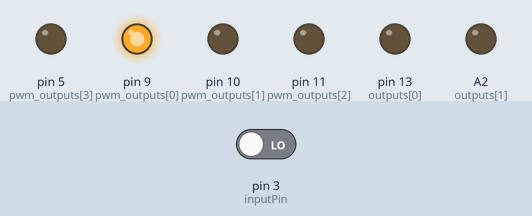
Bench run of a sketch on a simulated Arduino Uno, built with avr-gcc and run on an emulated ATmega328P. On the bench: output pins drawn as LEDs (lit = HIGH). The inputs (shaded band) are chosen by the test bench; at power-on: pin 3 (inputPin) LOW.

Above: at 0.1 s.
At 1.0 s:
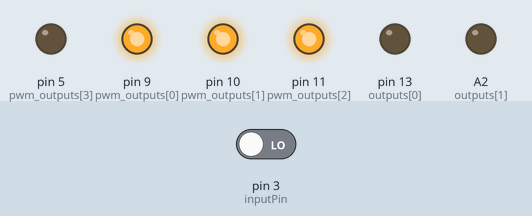
At 1.7 s:
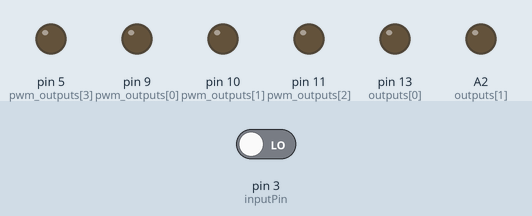
Timing chart, 0 to 3.2 s (numbered marks = the images above):
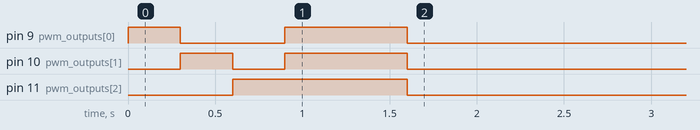

The sketch:

plane_nav_lights.ino
```cpp
short pwm_outputs[6] = {9, 10, 11, 5, 5, 5};
short inputPin = 3;
short switch_position = 1;
bool wingtips_state = true;

//Strobe lights
short outputs[2] = {13, A2};

int sequence[] = {800, 950, 1100, 1250};
int sequence_states[] = {true, false, true, false};
int sequence_len = 4;
int sequence_duration;

unsigned long sequence_start_time;
//--

int led_0 = 0;
int led_1 = 0;
int led_2 = 0;

void setup() {
  Serial.begin(9600);
  sequence_duration = sequence[sequence_len - 1];
  for (int i = 0; i < 6; i++) {
    pinMode(pwm_outputs[i], OUTPUT);
  }
  for (int i = 0; i < 2; i++) {
    pinMode(outputs[i], OUTPUT);
  }

  digitalWrite(pwm_outputs[0], HIGH);
  delay(300);
  digitalWrite(pwm_outputs[0], LOW);
  digitalWrite(pwm_outputs[1], HIGH);
  delay(300);
  digitalWrite(pwm_outputs[1], LOW);
  digitalWrite(pwm_outputs[2], HIGH);
  delay(300);
  digitalWrite(pwm_outputs[2], LOW);
  digitalWrite(pwm_outputs[0], HIGH);
  digitalWrite(pwm_outputs[1], HIGH);
  digitalWrite(pwm_outputs[2], HIGH);
  delay(700);
  digitalWrite(pwm_outputs[0], LOW);
  digitalWrite(pwm_outputs[1], LOW);
  digitalWrite(pwm_outputs[2], LOW);

  sequence_start_time = millis();
}

void loop() {
  int lecture = pulseIn(inputPin, HIGH);
  if (lecture < 1100){
    switch_position = 1;
  } else if (lecture < 1200) {
    switch_position = 2;
  } else if (lecture < 1300) {
    switch_position = 4;
  } else if (lecture < 1700) {
    switch_position = 3;
  } else if (lecture < 1900) {
    switch_position = 5;
  } else {
    switch_position = 6;
  }
  wingtips_state = (switch_position >= 2);
  if (millis() - sequence_start_time > sequence_duration) {
    sequence_start_time = millis();
  }

  bool state = false;
  for (int i = 0; i < sequence_len; i++) {
    if (millis() - sequence_start_time > sequence[i]) {
      state = sequence_states[i];
    }
  }


  for (int i = 0; i < 2; i++) {
    digitalWrite(outputs[i], state && wingtips_state);
  }

    switch (switch_position) {
        case 3:
            led_0 = 255;
            led_1 = 0;
            led_2 = 255;
            break;
        case 4:
            led_0 = 0;
            led_1 = 0;
            led_2 = 255;
            break;
        case 5:
            led_0 = 0;
            led_1 = 255;
            led_2 = 0;
            break;
        case 6:
            led_0 = 255;
            led_1 = 255;
            led_2 = 255;
            break;

        default:
            led_0 = 0;
            led_1 = 0;
            led_2 = 0;
            break;
    }


  analogWrite(pwm_outputs[0], led_0);
  analogWrite(pwm_outputs[1], led_1);
  analogWrite(pwm_outputs[2], led_2);
}
```
